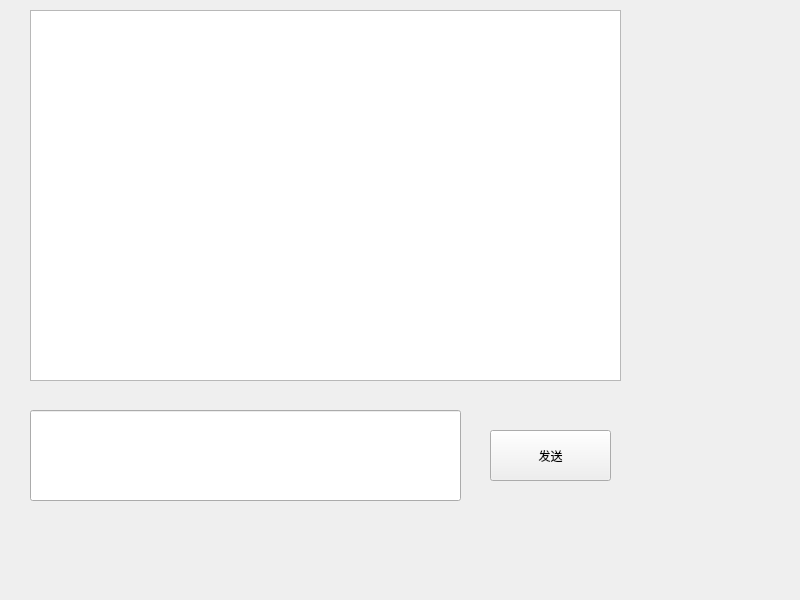
<?xml version="1.0" encoding="UTF-8"?>
<ui version="4.0">
 <class>Widget</class>
 <widget class="QWidget" name="Widget">
  <property name="geometry">
   <rect>
    <x>0</x>
    <y>0</y>
    <width>800</width>
    <height>600</height>
   </rect>
  </property>
  <property name="windowTitle">
   <string>Widget</string>
  </property>
  <widget class="QListWidget" name="listWidget">
   <property name="geometry">
    <rect>
     <x>30</x>
     <y>10</y>
     <width>591</width>
     <height>371</height>
    </rect>
   </property>
  </widget>
  <widget class="QLineEdit" name="lineEdit">
   <property name="geometry">
    <rect>
     <x>30</x>
     <y>410</y>
     <width>431</width>
     <height>91</height>
    </rect>
   </property>
  </widget>
  <widget class="QPushButton" name="pushButton">
   <property name="geometry">
    <rect>
     <x>490</x>
     <y>430</y>
     <width>121</width>
     <height>51</height>
    </rect>
   </property>
   <property name="text">
    <string>发送</string>
   </property>
  </widget>
 </widget>
 <resources/>
 <connections/>
</ui>
